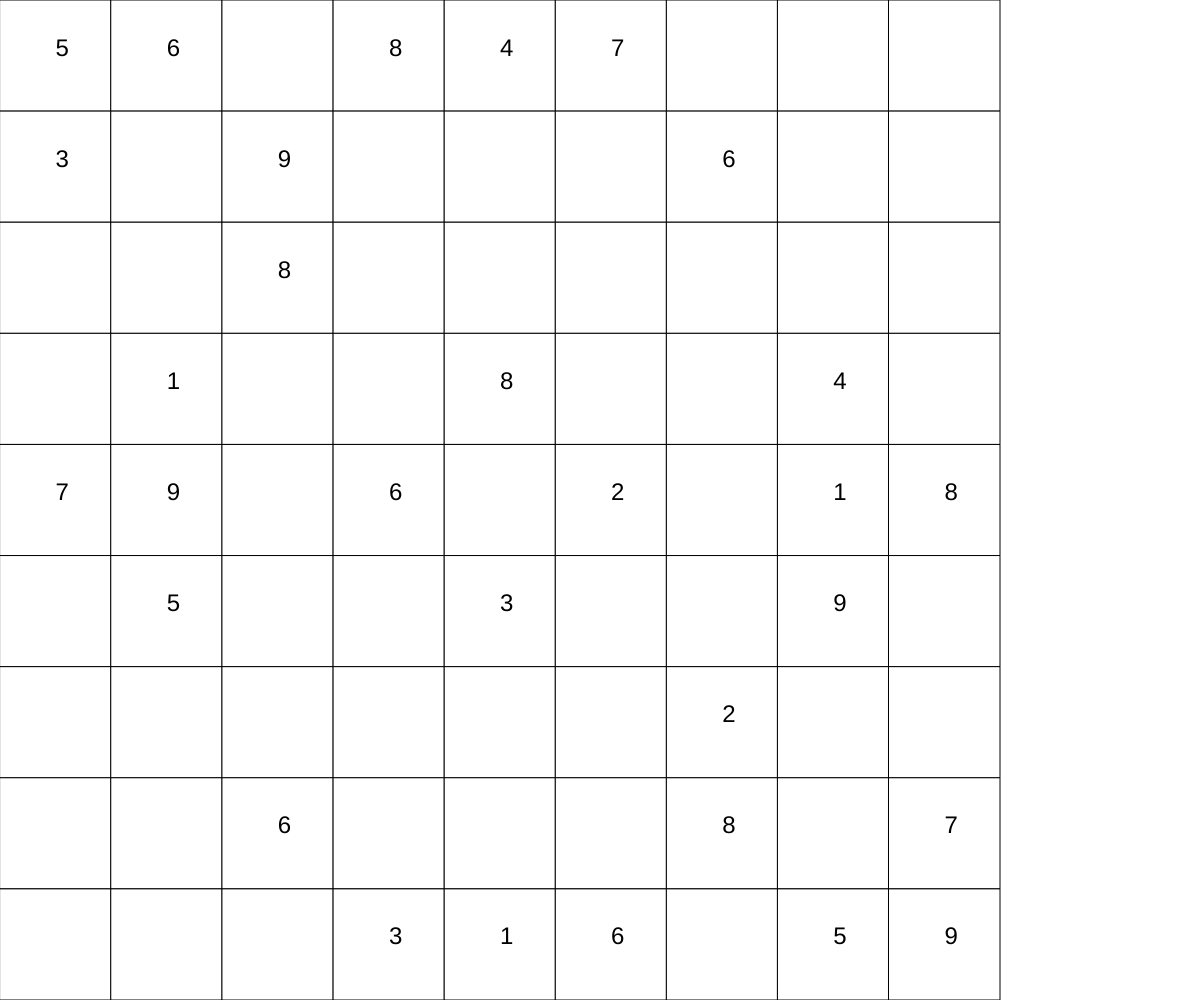
Frame 1 (no input)
Frame 60 (no input): identical to frame 1, image omitted
Frame 120 (the mouse pressed at the canvas centre since frame 60): identical to frame 1, image omitted

The p5.js sketch that drew this single still picture (run headless with seeded random() and noise() and a simulated clock; from frame 60 on, the mouse is pressed at the canvas centre):

// p5.js sketch
// ── sketch.js
// sudoku demo
// Dan Schellenberg
// Apri 10, 2018


let sudoku = [
  [5, 3, 4, 6, 7, 8, 9, 1, 2],
  [6, 7, 2, 1, 9, 5, 3, 4, 8],
  [1, 9, 8, 3, 4, 2, 5, 6, 7],
  [8, 5, 9, 7, 6, 1, 4, 2, 3],
  [4, 2, 6, 8, 5, 3, 7, 9, 1],
  [7, 1, 3, 9, 2, 4, 8, 5, 6],
  [9, 6, 1, 5, 3, 7, 2, 8, 4],
  [2, 8, 7, 4, 1, 9, 6, 3, 5],
  [3, 4, 5, 2, 8, 6, 1, 7, 9]
];

let initialGrid = [
  [5, 3, 0, 0, 7, 0, 0, 0, 0],
  [6, 0, 0, 1, 9, 5, 0, 0, 0],
  [0, 9, 8, 0, 0, 0, 0, 6, 0],
  [8, 0, 0, 0, 6, 0, 0, 0, 3],
  [4, 0, 0, 8, 0, 3, 0, 0, 1],
  [7, 0, 0, 0, 2, 0, 0, 0, 6],
  [0, 6, 0, 0, 0, 0, 2, 8, 0],
  [0, 0, 0, 4, 1, 9, 0, 0, 5],
  [0, 0, 0, 0, 8, 0, 0, 7, 9]
];

let rows = 9;
let cols = 9;
let grid;
let cellSize;

function setup() {
  createCanvas(windowWidth, windowHeight);
  cellSize = height / rows;
}

function draw() {
  background(255);
  displayGrid();
}

function displayGrid() {
  for (let x = 0; x < cols; x++) {
    for (let y = 0; y < rows; y++) {
      if (initialGrid[x][y] === 0) {
        fill(255);
        rect(x * cellSize, y * cellSize, cellSize, cellSize);
      }
      else {
        fill(255);
        rect(x * cellSize, y * cellSize, cellSize, cellSize);
        fill(0);
        textSize(24);
        text(initialGrid[x][y], x * cellSize + cellSize/2, y * cellSize + cellSize/2);
      }

    }
  }
}
